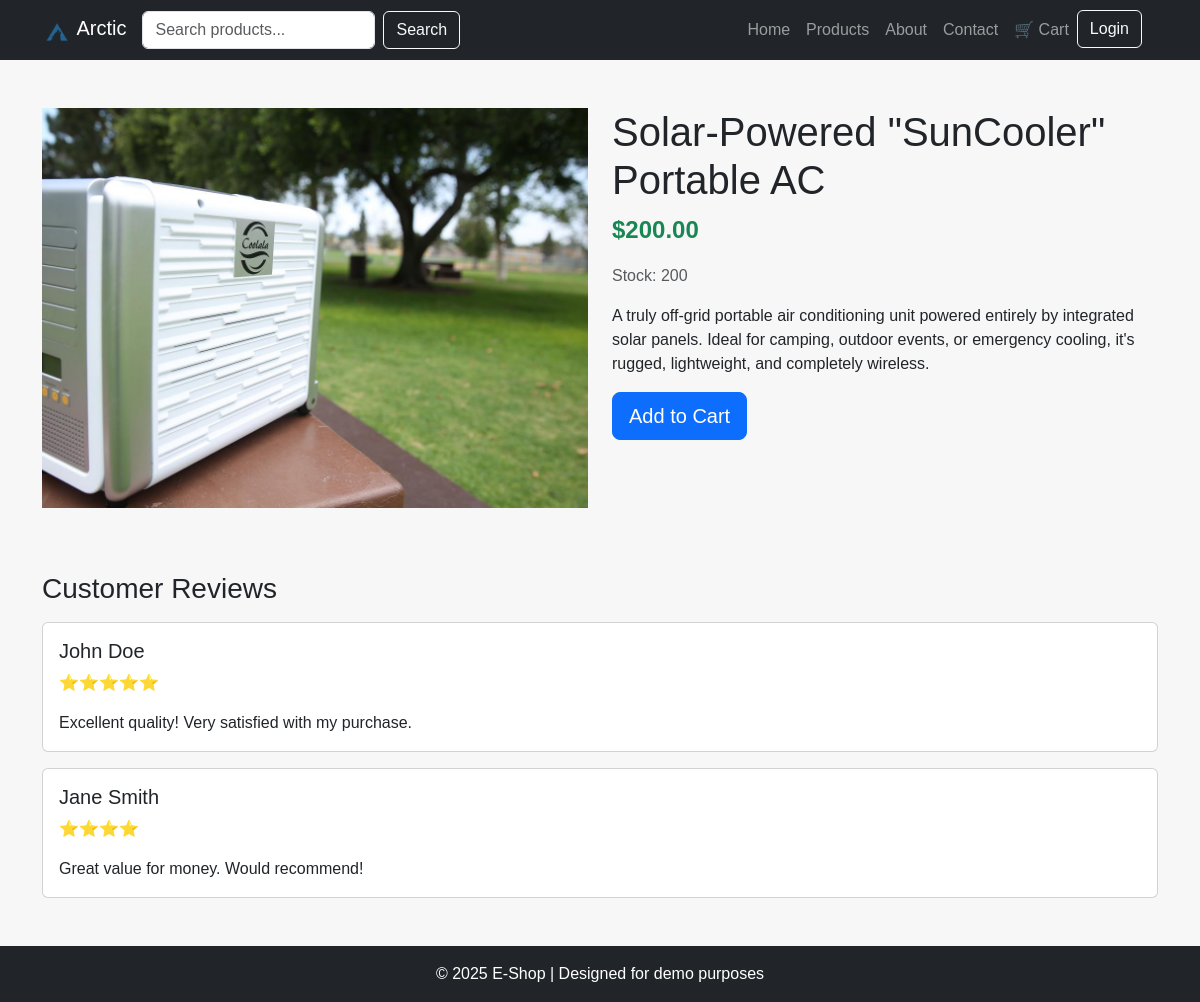
/product.php?id=4, run on an earlier commit of the app's database.
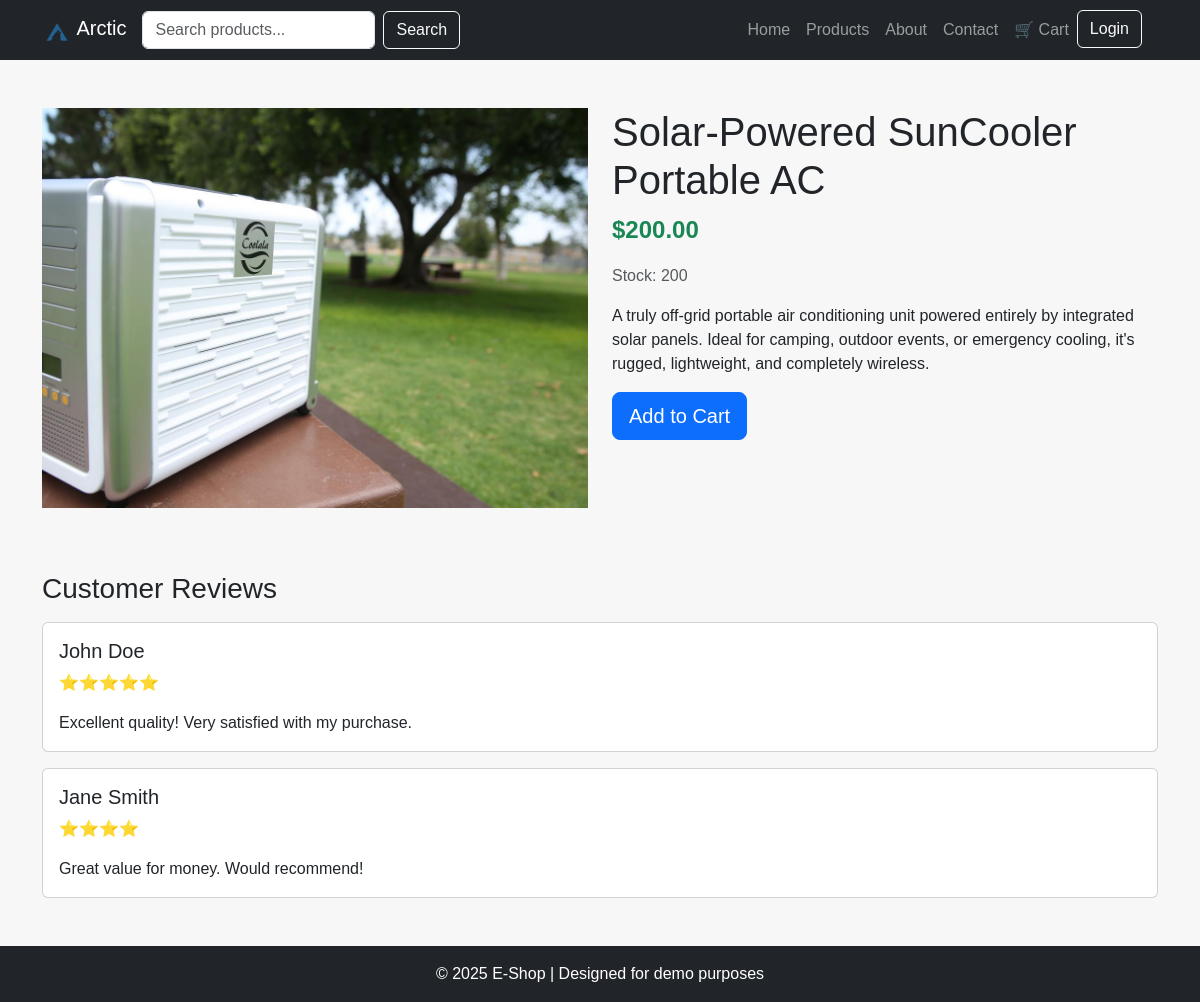
And on a later commit of the database.
### tables this page shows
CREATE TABLE `products` (
  `id` int(11) NOT NULL AUTO_INCREMENT,
  `prod_name` varchar(255) DEFAULT NULL,
  `price` int(11) DEFAULT NULL,
  `stock` int(11) DEFAULT NULL,
  `info` text DEFAULT NULL,
  `img` varchar(255) NOT NULL,
  PRIMARY KEY (`id`)
);

### misc/prod_page.php (the view)
<?php
include "database.php";
function prodDetails ()
{
    global $conn;
    $id = isset($_GET['id']) ? (int) $_GET['id'] : 0;
    $query = "SELECT * FROM products WHERE id = {$id}";
    $result = mysqli_query($conn, $query);
    $product = mysqli_fetch_assoc($result);
    $prodID = $product['id'];
    $prodName = $product['prod_name'];
    $prodImg = $product['img'];
    $prodPrice = number_format($product['price'], 2, '.', '');
    $prodStock = $product['stock'];
    $prodInfo = $product['info'];
    $htmlYes = <<<HTML
        <div class="row">
                <div class="col-md-6">
                    <img src="img/products/$prodImg.jpg"
                        alt="$prodName"
                        class="product-img-main mb-3">
                </div>
                <div class="col-md-6">
                    <h1>$prodName</h1>
                    <p class="fs-4 fw-bold text-success">$$prodPrice</p>
                    <p class="text-muted">Stock: $prodStock</p>
                    <p>$prodInfo</p>
                    <div class="d-flex gap-3 mt-3">
                        <a href="cart.php?action=add&id=$prodID"
                            class="btn btn-primary btn-lg">Add to Cart</a>
                    </div>
                </div>
            </div>
            <div class="mt-5">
                <h3>Customer Reviews</h3>
                <div class="card my-3">
                    <div class="card-body">
                        <h5 class="card-title">John Doe</h5>
                        <p class="card-text">⭐⭐⭐⭐⭐</p>
                        <p class="card-text">Excellent quality! Very satisfied with my purchase.</p>
                    </div>
                </div>
                <div class="card my-3">
                    <div class="card-body">
                        <h5 class="card-title">Jane Smith</h5>
                        <p class="card-text">⭐⭐⭐⭐</p>
                        <p class="card-text">Great value for money. Would recommend!</p>
                    </div>
                </div>
            </div>
    HTML;
    $htmlNo = <<<HTML
        <div class="alert alert-danger text-center">Product not found.</div>
    HTML;
    if ($product)
    {
        return $htmlYes;
    }
    else
    {
        return $htmlNo;
    }
}

What changed in the data, as far as the page shows it:
changed products: prod_name "Solar-Powered \"SunCooler\" Portable AC" → "Solar-Powered SunCooler Portable AC"
